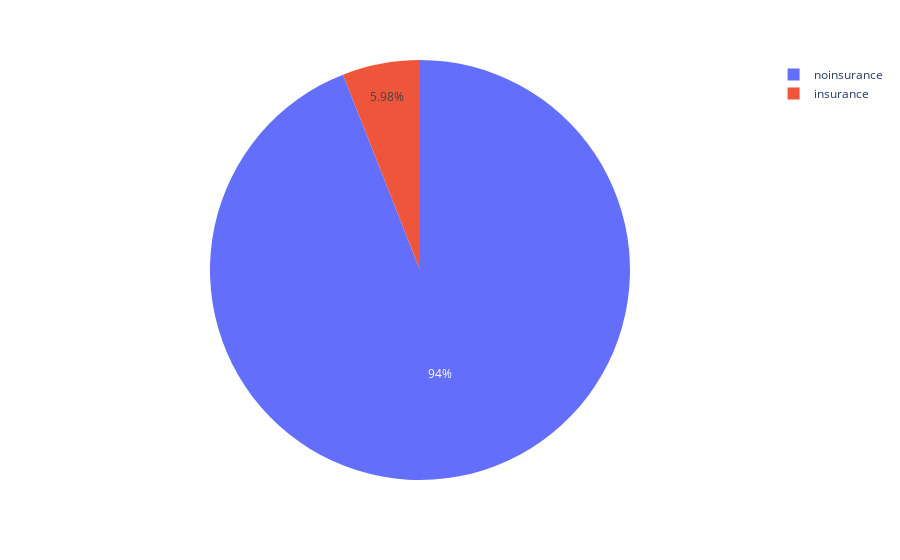

This figure's notebook cell:
### Code cell
fig=px.pie(data_frame=sociademographic.groupby('Target').count()['Customer Subtype'].sort_values(ascending=False).reset_index(), values='Customer Subtype', names='Target')
fig.show()

### Figure 1 — Plotly figure (JSON) as saved in the notebook; plotly's stock layout.template omitted (floating-point values rounded to 4 significant figures)
{"data": [{"domain": {"x": [0, 1], "y": [0, 1]}, "hovertemplate": "Target=%{label}<br>Customer Subtype=%{value}<extra></extra>", "labels": ["noinsurance", "insurance"], "legendgroup": "", "name": "", "showlegend": true, "type": "pie", "values": [5474, 348]}], "layout": {"legend": {"tracegroupgap": 0}, "margin": {"t": 60}}}
